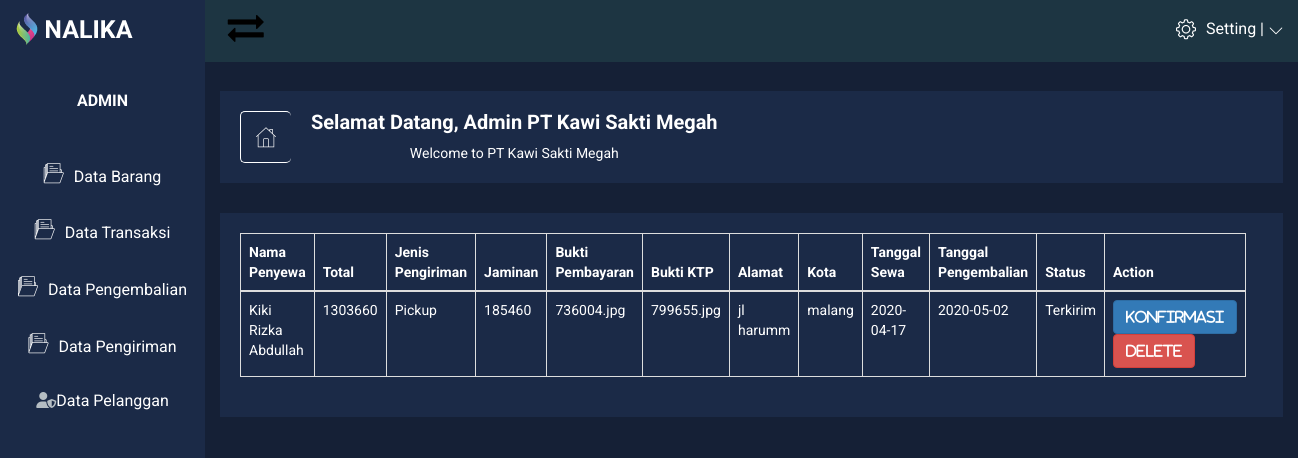
The page /admin/data-transaksi/data-transaksi.php on the database as committed earlier.
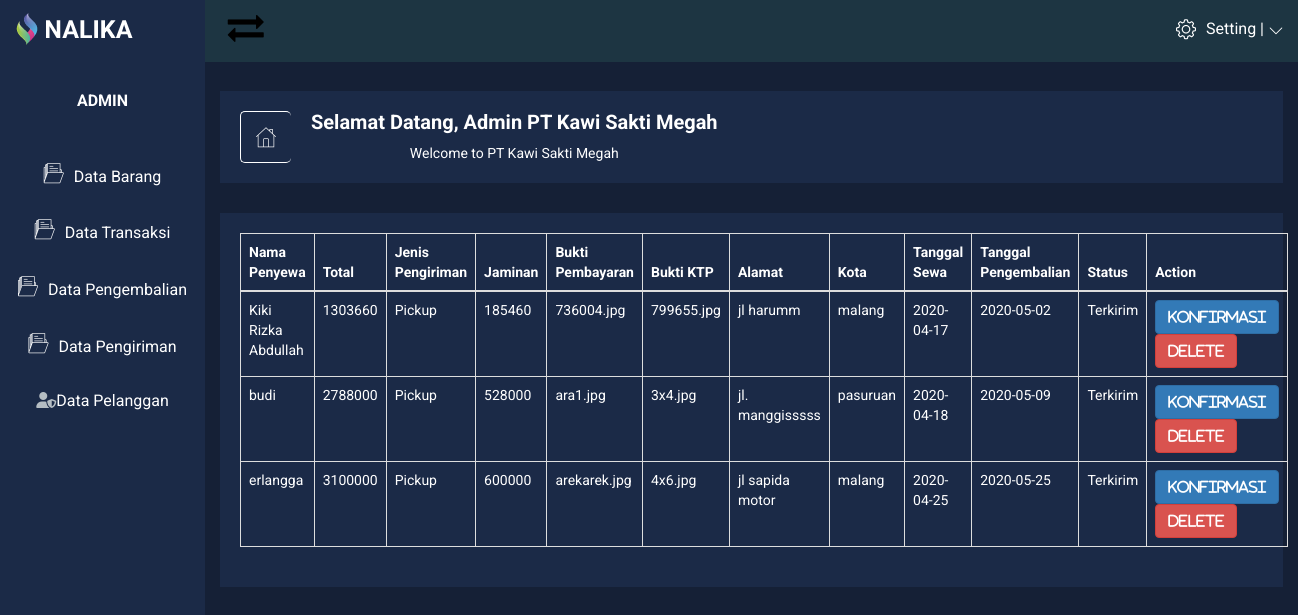
The same page on the database as committed later.
### tables this page shows
CREATE TABLE IF NOT EXISTS `transaksi` (
  `id_transaksi` int(10) NOT NULL,
  `id_penyewa` int(10) NOT NULL,
  `id_admin` int(11) DEFAULT NULL,
  `total` int(11) NOT NULL,
  `jaminan` int(11) NOT NULL,
  `id_pengiriman` int(11) NOT NULL,
  `bukti_pembayaran` varchar(50) NOT NULL,
  `bukti_ktp` varchar(50) NOT NULL,
  `alamat` varchar(50) NOT NULL,
  `kota` varchar(50) NOT NULL,
  `tgl_sewa` date NOT NULL,
  `tgl_kembali` date NOT NULL,
  `status` varchar(50) NOT NULL
);

CREATE TABLE IF NOT EXISTS `user` (
  `id_user` int(11) NOT NULL,
  `username` varchar(100) NOT NULL,
  `password` varchar(500) NOT NULL,
  `email` varchar(100) NOT NULL,
  `status` varchar(100) NOT NULL,
  `nama` varchar(100) NOT NULL,
  `foto` varchar(100) DEFAULT 'p.png',
  `no_telp` varchar(100) NOT NULL,
  `alamat` varchar(100) NOT NULL
);

CREATE TABLE IF NOT EXISTS `pengiriman` (
  `id_pengiriman` int(11) NOT NULL,
  `nama` varchar(50) NOT NULL,
  `biaya` int(20) NOT NULL,
  `max` int(11) NOT NULL
);

### admin/data-transaksi/data-transaksi.php (the view, shortened to what the changed rows need)
<?php
include "../connection/Connection.php";
$transaksi = mysqli_query($mysqli, "SELECT pny.nama as penyewa, tr.*, pr.* FROM transaksi as tr JOIN user as pny on tr.id_penyewa=pny.id_user join pengiriman as pr on tr.id_pengiriman = pr.id_pengiriman") or die("data salah: " . mysqli_error($mysqli));
?>
<!DOCTYPE HTML>
<html class="no-js" lang="en">
<head>
    <link rel="stylesheet" href="https://maxcdn.bootstrapcdn.com/bootstrap/3.4.1/css/bootstrap.min.css">
    <link rel="stylesheet" href="../css/bootstrap.min.css">
    <link rel="stylesheet" href="../css/font-awesome.min.css">
    <link rel="stylesheet" href="../css/nalika-icon.css">
    <link rel="stylesheet" href="../css/owl.carousel.css">
    <link rel="stylesheet" href="../css/owl.theme.css">
    <link rel="stylesheet" href="../css/owl.transitions.css">
    <link rel="stylesheet" href="../css/animate.css">
    <link rel="stylesheet" href="../css/normalize.css">
    <link rel="stylesheet" href="../css/meanmenu.min.css">
    <link rel="stylesheet" href="../css/main.css">
    <link rel="stylesheet" href="../css/morrisjs/morris.css">
    <link rel="stylesheet" href="../css/scrollbar/jquery.mCustomScrollbar.min.css">
    <link rel="stylesheet" href="../css/metisMenu/metisMenu.min.css">
    <link rel="stylesheet" href="../css/metisMenu/metisMenu-vertical.css">
    <link rel="stylesheet" href="../css/calendar/fullcalendar.min.css">
    <link rel="stylesheet" href="../css/calendar/fullcalendar.print.min.css">
    <link rel="stylesheet" href="../style.css">
    <link rel="stylesheet" href="../css/responsive.css">
</head>
<body>
    <div class="left-sidebar-pro">
        <nav id="sidebar" class="">
            <div class="nalika-profile">
                <div class="profile-dtl">
                    <h2> <b>A<span class="min-dtn">DMIN</span></b></h2>
                </div>
            </div>
        </nav>
    </div>
    <div class="all-content-wrapper">
        <div class="header-advance-area">
            <div class="breadcome-area">
                <div class="container-fluid">
                    <div class="row">
                        <div class="col-lg-12 col-md-12 col-sm-12 col-xs-12">
                            <div class="breadcome-list">
                                <div class="row">
                                    <div class="col-lg-6 col-md-6 col-sm-6 col-xs-6">
                                        <div class="breadcomb-wp">
                                            <div class="breadcomb-ctn">
                                                <h2>Selamat Datang, Admin PT Kawi Sakti Megah</h2>
                                            </div>
                                        </div>
                                    </div>
                                </div>
                            </div>
                        </div>
                    </div>
                </div>
            </div>
        </div>
        <div class="product-status mg-b-30">
            <div class="container-fluid">
                <div class="product-status-wrap">
                    <div class="row">
                        <div class="col-lg-10 col-md-10 col-sm-10 col-xs-10">
                            <table class="table table-bordered">
                                <thead>
                                    <tr>
                                        <th> Nama Penyewa</th>
                                        <th>Total</th>
                                        <th>Jenis Pengiriman </th>
                                        <th>Jaminan</th>
                                        <th>Bukti Pembayaran</th>
                                        <th>Bukti KTP</th>
                                        <th>Alamat</th>
                                        <th>Kota</th>
                                        <th>Tanggal Sewa</th>
                                        <th>Tanggal Pengembalian</th>
                                        <th>Status</th>
                                        <th>Action</th>
                                    </tr>
                                </thead>
                                <tbody>
                                    <?php while ($show = mysqli_fetch_array($transaksi)) {
                                        $status = $show['status']; ?>
                                        <tr>
                                            <td><?php echo $show['penyewa']; ?></td>
                                            <td><?php echo $show['total']; ?></td>
                                            <td><?php echo $show['nama']; ?></td>
                                            <td><?php echo $show['jaminan']; ?></td>
                                            <td><?php echo $show['bukti_pembayaran']; ?></td>
                                            <td><?php echo $show['bukti_ktp']; ?></td>
                                            <td><?php echo $show['alamat']; ?></td>
                                            <td><?php echo $show['kota']; ?></td>
                                            <td><?php echo $show['tgl_sewa']; ?></td>
                                            <td><?php echo $show['tgl_kembali']; ?></td>
                                            <td><?php echo $status; ?></td>
                                            <td>
                                               <?php if ($status === "Terkirim") {
                                                   echo '<a href="" data-toggle="tooltip" title="Konfirmasi" class="btn btn-primary pd-setting-ed"><i class="fa fa-trash-square-o" aria-hidden="true"> Konfirmasi</i></a>';
                                               } else {
                                               }
                                                ?>
                                                <a href="hapus-transaksi.php?id_transaksi=<?php echo $show['id_transaksi']; ?>" data-toggle="tooltip" title="Delete" class="btn btn-danger pd-setting-ed" onClick='return confirm("Apakah anda yakin menghapus data ini?")'><i class="fa fa-trash-square-o" aria-hidden="true"> Delete</i></a>
                                            </td>
                                        </tr>
                                    <?php } ?>
                                </tbody>
                            </table>
                        </div>
                    </div>
                </div>
            </div>
        </div>
        <br>
</body>
</html>

Rows that differ between the two databases and show on the page:
added transaksi: user.nama "budi", total "2788000", id_pengiriman.nama "Pickup", jaminan "528000", bukti_pembayaran "ara1.jpg", bukti_ktp "3x4.jpg", alamat "jl. manggisssss", kota "pasuruan", tgl_sewa "2020-04-18", tgl_kembali "2020-05-09", status "Terkirim", shows "Konfirmasi"
added transaksi: user.nama "erlangga", total "3100000", id_pengiriman.nama "Pickup", jaminan "600000", bukti_pembayaran "arekarek.jpg", bukti_ktp "4x6.jpg", alamat "jl sapida motor", kota "malang", tgl_sewa "2020-04-25", tgl_kembali "2020-05-25", status "Terkirim", shows "Konfirmasi"
